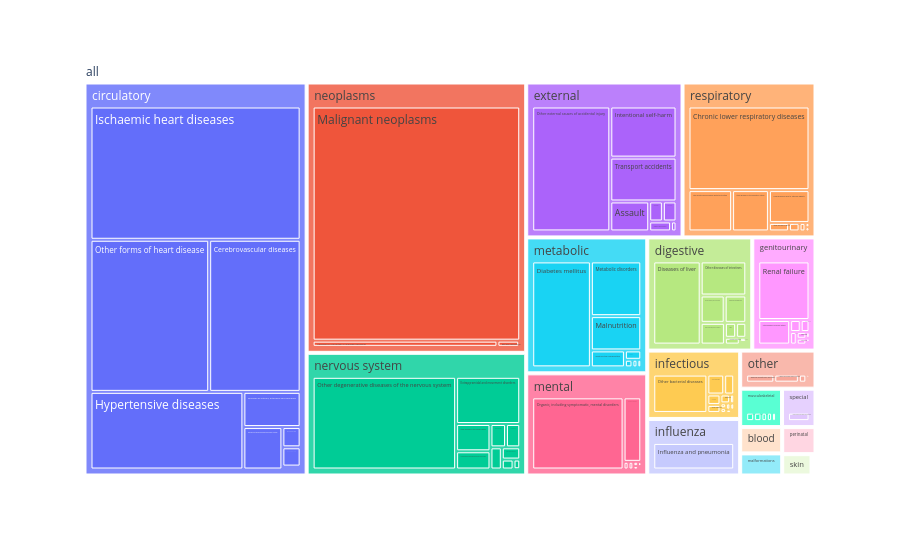

This figure's notebook cell:
### Code cell
fig = px.treemap(
    cod_all[(cod_all[CATEGORY_COL] != "total") & (cod_all["year"] == 2025)],
    path=[px.Constant("all"), CATEGORY_COL, "icd_sub_chapter"],
    values="deaths",
)
fig

### Figure 1 — Plotly figure (JSON) as saved in the notebook; plotly's stock layout.template omitted (floating-point values rounded to 4 significant figures; data arrays with more than 128 entries replaced by an {"elided": "..."} marker saying what was removed)
{"data": [{"branchvalues": "total", "domain": {"x": [0, 1], "y": [0, 1]}, "hovertemplate": "labels=%{label}<br>deaths=%{value}<br>parent=%{parent}<br>id=%{id}<extra></extra>", "ids": {"elided": "172 str values"}, "labels": {"elided": "172 str values"}, "name": "", "parents": {"elided": "172 str values"}, "type": "treemap", "values": {"elided": "172 float values"}}], "layout": {"legend": {"tracegroupgap": 0}, "margin": {"t": 60}}}
